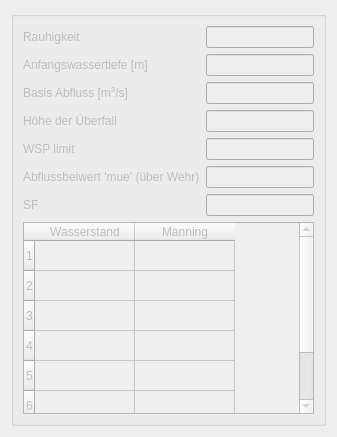
          <widget class="QWidget" name="wsp_rau_box2">
           <attribute name="title">
            <string>WSP-Rauhigkeit Info</string>
           </attribute>
           <layout class="QVBoxLayout" name="verticalLayout_3">
            <item>
             <widget class="QGroupBox" name="wsp_rau_box">
              <property name="enabled">
               <bool>false</bool>
              </property>
              <property name="title">
               <string/>
              </property>
              <layout class="QGridLayout" name="gridLayout">
               <item row="0" column="0">
                <widget class="QLabel" name="label_75">
                 <property name="text">
                  <string>&lt;html&gt;&lt;head/&gt;&lt;body&gt;&lt;p&gt;Rauhigkeit&lt;/p&gt;&lt;/body&gt;&lt;/html&gt;</string>
                 </property>
                </widget>
               </item>
               <item row="1" column="1">
                <widget class="QLineEdit" name="gi_dzero"/>
               </item>
               <item row="2" column="0">
                <widget class="QLabel" name="label_77">
                 <property name="text">
                  <string>&lt;html&gt;&lt;head/&gt;&lt;body&gt;&lt;p&gt;Basis Abfluss [m&lt;span style=&quot; vertical-align:super;&quot;&gt;3&lt;/span&gt;/s]&lt;/p&gt;&lt;/body&gt;&lt;/html&gt;</string>
                 </property>
                </widget>
               </item>
               <item row="6" column="0">
                <widget class="QLabel" name="label_83">
                 <property name="text">
                  <string>SF</string>
                 </property>
                </widget>
               </item>
               <item row="3" column="1">
                <widget class="QLineEdit" name="gi_zs">
                 <property name="toolTip">
                  <string>&lt;html&gt;&lt;head/&gt;&lt;body&gt;&lt;p align=&quot;justify&quot;&gt;Höhe der Überfall- bzw. Überluafkante&lt;/p&gt;&lt;p align=&quot;justify&quot;&gt;über ser Sohle an Knoten, bei denen ein Überfall&lt;/p&gt;&lt;p align=&quot;justify&quot;&gt;erfolgen kann [m]&lt;/p&gt;&lt;p align=&quot;justify&quot;&gt;Bei Trapez- und unregelmäßigen Querschnitten &lt;/p&gt;&lt;p align=&quot;justify&quot;&gt;wird die Profilhöhe als Überlaufkante angenommen.&lt;/p&gt;&lt;/body&gt;&lt;/html&gt;</string>
                 </property>
                </widget>
               </item>
               <item row="4" column="0">
                <widget class="QLabel" name="label_84">
                 <property name="text">
                  <string>WSP limit</string>
                 </property>
                </widget>
               </item>
               <item row="6" column="1">
                <widget class="QLineEdit" name="gi_sf"/>
               </item>
               <item row="5" column="1">
                <widget class="QLineEdit" name="wsp_ckm">
                 <property name="toolTip">
                  <string>&lt;html&gt;&lt;head/&gt;&lt;body&gt;&lt;p&gt;Q = 2/3 * 'mue' * (2*g) &lt;span style=&quot; vertical-align:super;&quot;&gt;½ &lt;/span&gt;&lt;/p&gt;&lt;/body&gt;&lt;/html&gt;</string>
                 </property>
                </widget>
               </item>
               <item row="2" column="1">
                <widget class="QLineEdit" name="gi_qzero"/>
               </item>
               <item row="4" column="1">
                <widget class="QLineEdit" name="wsp_hr0">
                 <property name="toolTip">
                  <string>&lt;html&gt;&lt;head/&gt;&lt;body&gt;&lt;p&gt;Wassertand bis zu dem Anfangsrauigkeit gilt&lt;/p&gt;&lt;/body&gt;&lt;/html&gt;</string>
                 </property>
                </widget>
               </item>
               <item row="0" column="1">
                <widget class="QLineEdit" name="gi_rni">
                 <property name="toolTip">
                  <string>&lt;html&gt;&lt;head/&gt;&lt;body&gt;&lt;p&gt;Profil Typ 1: absolute Rauhigkeit [m]&lt;/p&gt;&lt;p&gt;Profil Typ 2,3,4: Rauhigkeitsbeiwert (Manning's n)&lt;/p&gt;&lt;p&gt;mit: Manning's n = 1/ks&lt;/p&gt;&lt;p&gt;ks = Stricklerbeiwert&lt;/p&gt;&lt;/body&gt;&lt;/html&gt;</string>
                 </property>
                </widget>
               </item>
               <item row="1" column="0">
                <widget class="QLabel" name="label_76">
                 <property name="text">
                  <string>Anfangswassertiefe [m]</string>
                 </property>
                </widget>
               </item>
               <item row="3" column="0">
                <widget class="QLabel" name="label_78">
                 <property name="text">
                  <string>Höhe der Überfall</string>
                 </property>
                </widget>
               </item>
               <item row="5" column="0">
                <widget class="QLabel" name="label_79">
                 <property name="text">
                  <string>Abflussbeiwert 'mue' (über Wehr)</string>
                 </property>
                </widget>
               </item>
               <item row="7" column="0" colspan="2">
                <widget class="QTableWidget" name="wsp_table">
                 <property name="toolTip">
                  <string>&lt;html&gt;&lt;head/&gt;&lt;body&gt;&lt;p&gt;Wasserstand (n): wo Manning's N = (n) gilt &lt;/p&gt;&lt;/body&gt;&lt;/html&gt;</string>
                 </property>
                 <row>
                  <property name="text">
                   <string>1</string>
                  </property>
                 </row>
                 <row>
                  <property name="text">
                   <string>2</string>
                  </property>
                 </row>
                 <row>
                  <property name="text">
                   <string>3</string>
                  </property>
                 </row>
                 <row>
                  <property name="text">
                   <string>4</string>
                  </property>
                 </row>
                 <row>
                  <property name="text">
                   <string>5</string>
                  </property>
                 </row>
                 <row>
                  <property name="text">
                   <string>6</string>
                  </property>
                 </row>
                 <row>
                  <property name="text">
                   <string>7</string>
                  </property>
                 </row>
                 <column>
                  <property name="text">
                   <string>Wasserstand</string>
                  </property>
                 </column>
                 <column>
                  <property name="text">
                   <string>Manning</string>
                  </property>
                 </column>
                </widget>
               </item>
              </layout>
             </widget>
            </item>
           </layout>
          </widget>
